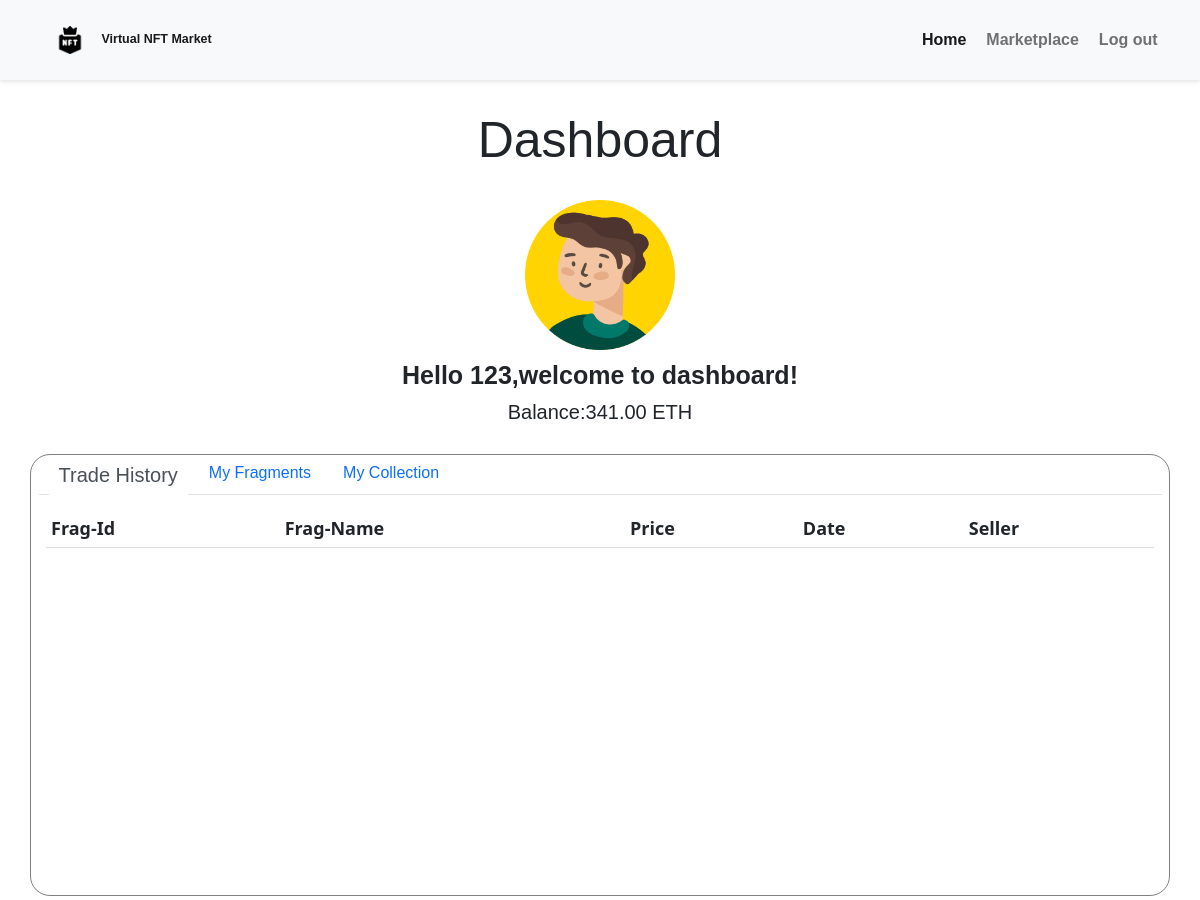
The page /dashboard (signed in, upper part) on the database as committed earlier.
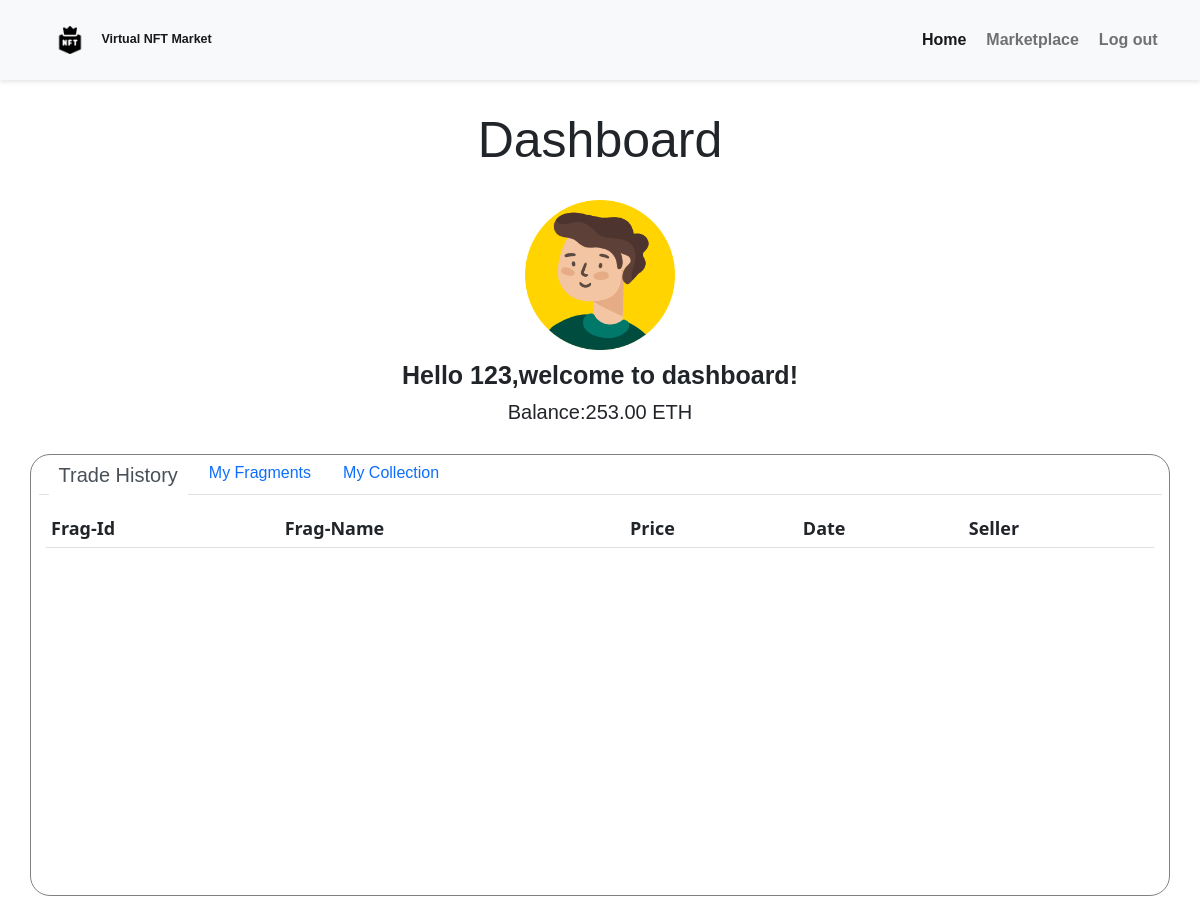
The same page on the database as committed later.
### app/models.py (models this page shows, shortened)
class User(db.Model, UserMixin):
    __tablename__ = 'users'
    id = db.Column(db.Integer, primary_key=True)
    username = db.Column(db.String(64), unique=True, nullable=False)
    email = db.Column(db.String(255), unique=True, nullable=False)
    passwd_hash = db.Column(db.String(255), nullable=False)
    balance = db.Column(db.String(255), nullable=False, default='50.0')
    user_fragments = db.relationship('Fragment', lazy='select')
    user_transactions = db.relationship('Trade', lazy='select')
    __table_args__ = (
        db.CheckConstraint('balance >= 0 AND balance < 100000', name='check_balance'),
    )

### app/routes.py (the view)
@app.route('/dashboard', methods=['GET'])
@login_required
def dashboard():
    trade_history = db.session.query(
        TradeHistory.trade_id,
        TradeHistory.frag_id,
        TradeHistory.frag_name,
        TradeHistory.price,
        TradeHistory.transaction_time,
        User.username.label('seller_username'),
    ).join(User, User.id == TradeHistory.seller).filter(TradeHistory.buyer == current_user.id).all()
    fragments=current_user.user_fragments
    collections = NFT.query.filter_by(completed=1, owner=current_user.id).all()
    return render_template('dashboard.html', trade_history=trade_history, fragments=fragments, collections=collections)

### app/__init__.py (called while the page is built)
@login_manager.user_loader
def load_user(user_id):
    from .models import User
    return User.query.get(int(user_id))

### app/models.py (called while the page is built)
    @hybrid_property
    def trade_price(self):
        if self.trade:
            return 'For Sale', self.trade.get_price()
        return 'Not For Sale', -1

    @hybrid_property
    def name(self):
        if 'static/outputs/' in self.path:
            file_name_with_extension = self.path.split('static/outputs/')[-1]
            file_name, _ = os.path.splitext(file_name_with_extension)
            return file_name
        return None

    def get_price(self):
        return Decimal(self.price)

### templates/dashboard.html (shortened to what this page needs)
<!DOCTYPE html>
<html lang="en">
    <head>
        <link href="{{ url_for('static', filename='css/main.css') }}" rel="stylesheet">
        <link href="{{ url_for('static', filename='css/dashboard.css') }}" rel="stylesheet">
        <link href="https://cdn.bootcss.com/bootstrap/5.1.3/css/bootstrap.min.css" rel="stylesheet">
        <link rel="stylesheet" href="https://cdn.jsdelivr.net/npm/bootstrap-icons@1.11.3/font/bootstrap-icons.min.css">
    </head>
    <body>
        <nav class="navbar navbar-expand-md navbar-light bg-light">
            <div class="container-fluid">
                <a class="navbar-brand ps-5" href="{{ url_for('index') }}"><img class="logo" alt="nft-logo" src="{{ url_for('static', filename='images/logo.png') }}">Virtual NFT Market</a>
                <div class="collapse navbar-collapse justify-content-end pe-5" id="navbarNav">
                    <ul class="navbar-nav">
                        <li class="nav-item">
                            <a class="nav-link active" aria-current="page" href="{{ url_for('index') }}"><b>Home</b></a >
                        </li>
                        <li class="nav-item">
                            <a class="nav-link" href="{{ url_for('marketplace') }}"><b>Marketplace</b></a >
                        </li>
                        <li class="nav-item">
                            <a class="nav-link" href="{{ url_for('logout') }}"><b>Log out</b></a >
                        </li>
                    </ul>
                </div>
            </div>
        </nav>
        <div class="user-info">
            <h1 class="mt-5 mb-5 text-center">Dashboard</h1>
            <div class="info-head mb-5">
                <div class="d-flex align-items-center justify-content-center flex-column">
                    <div class="mb-3">
                        <img src="{{ url_for('static', filename='images/seller8.png') }}" class="user-img d-block">
                    </div>
                </div>
                <h3 class="welcome-message text-center">Hello {{ current_user.username }},welcome to dashboard!</h3>
                <h4 class="balance-info text-center">Balance:{{ '%.2f'|format(current_user.balance) }} ETH</h4>
            </div>
            <div class="container nav-container">
                <ul class="nav nav-tabs" role="tablist">
                    <li class="nav-item">
                        <a class="nav-link active" data-bs-toggle="tab" href="#my-trade">Trade History</a>
                    </li>
                    <li class="nav-item">
                        <a class="nav-link" data-bs-toggle="tab" href="#my-fragments">My Fragments</a>
                    </li>
                    <li class="nav-item">
                        <a class="nav-link" data-bs-toggle="tab" href="#my-collection">My Collection</a>
                    </li>
                </ul>
                <div class="tab-content">
                    <div id="my-trade" class="container tab-pane active"><br>
                        <table class="table">
                            <thead>
                                <tr>
                                    <th>Frag-Id</th>
                                    <th>Frag-Name</th>
                                    <th>Price</th>
                                    <th>Date</th>
                                    <th>Seller</th>
                                </tr>
                            </thead>
                        </table>
                    </div>
                </div>
            </div>
        </div>
    </body>
</html>

### static/css/main.css (style rules this page uses)
* { margin:0; padding: 0; box-sizing: border-box; }
html { font-size: 62.5%; }
html,body,a,h1,h2,h3,h4,h5,h6,p,td,li { font-family: "Rubik",sans-serif }
.logo { height: 6.4rem; padding:1.8rem; }
.navbar { padding: 10px 0; box-shadow: 0 2px 4px rgba(0, 0, 0, 0.1); }
.navbar-brand { font-size: 2.5rem; font-weight: bold; }
.nav-link { font-size: 1.6rem; margin-left: 1rem; }

### static/css/dashboard.css (style rules this page uses)
.user-img { height:15rem; width:15rem; }
.user-info h1 { font-size: 5rem; }
.welcome-message { font-size: 2.5rem; font-weight: bold; margin-bottom: 1rem; }
.balance-info { font-size: 2rem; }
.tab-content { height: 40rem; width: auto; overflow-y: auto; }
th, td { font-size: 1.8rem; text-align: left; vertical-align: middle; }
.nav-container { border:1px solid grey; border-radius: 2rem; }
.nav-tabs .nav-link.active { font-size: 2rem; background-color: #007bff; color: white; border: none; }

Rows that differ between the two databases and show on the page:
changed User: balance "341.00" → "253.00"
